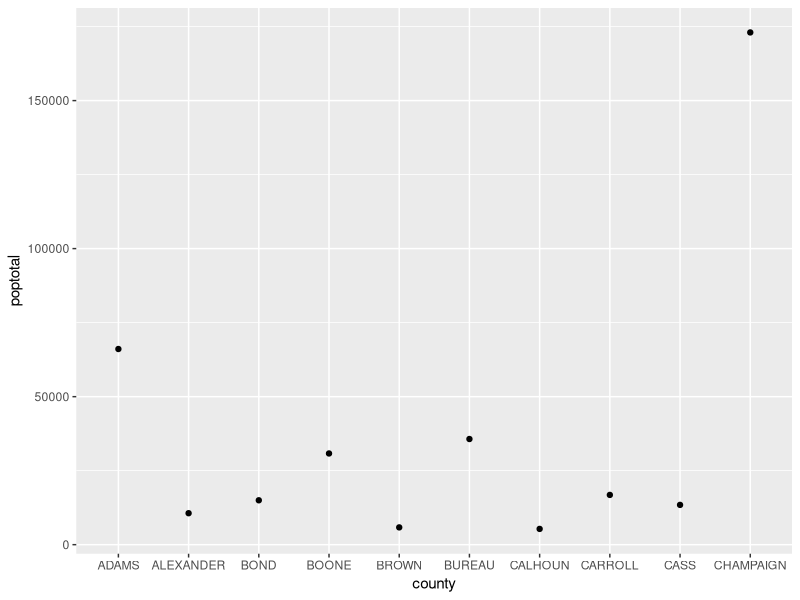
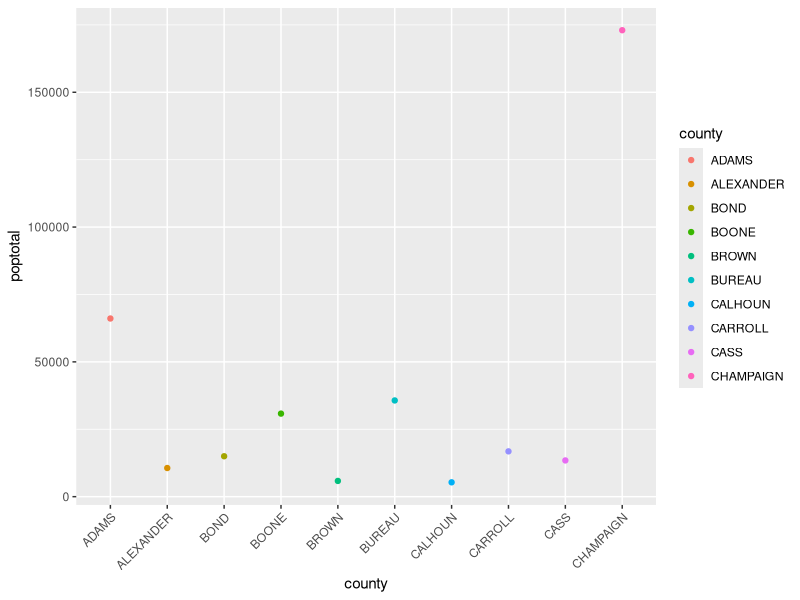
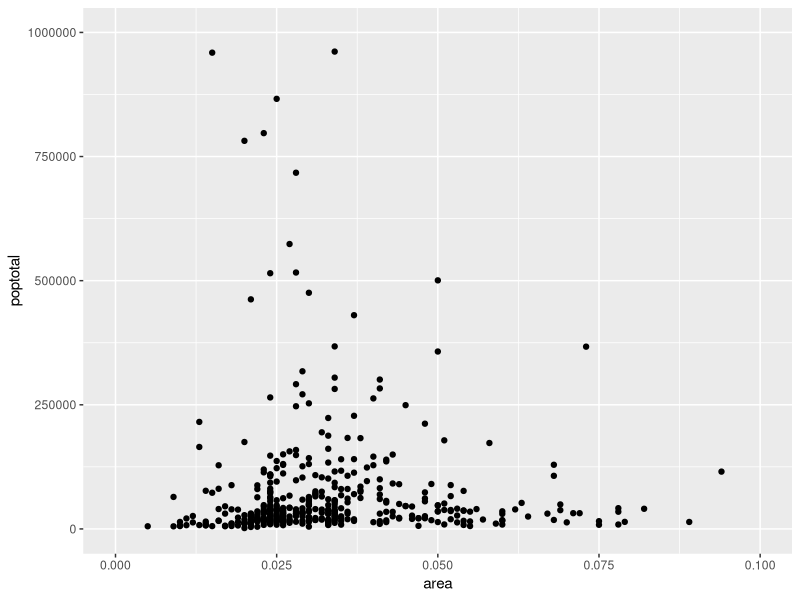
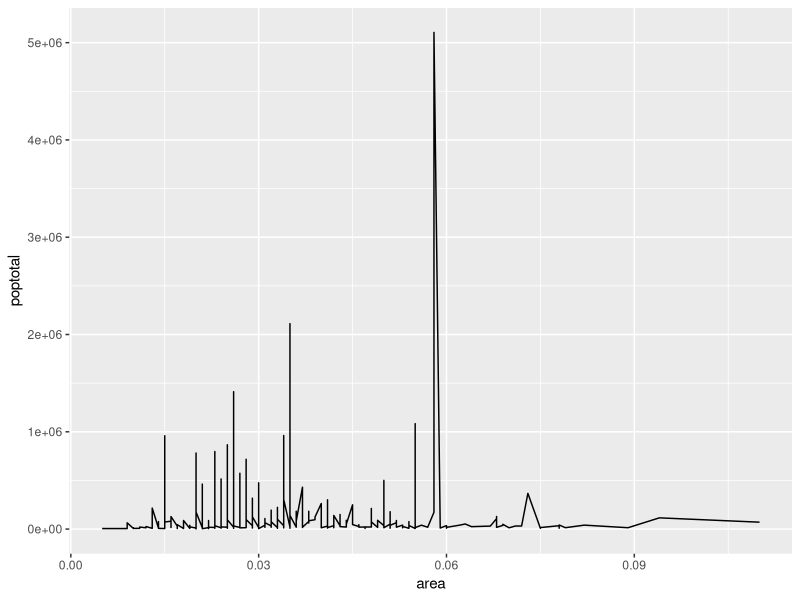
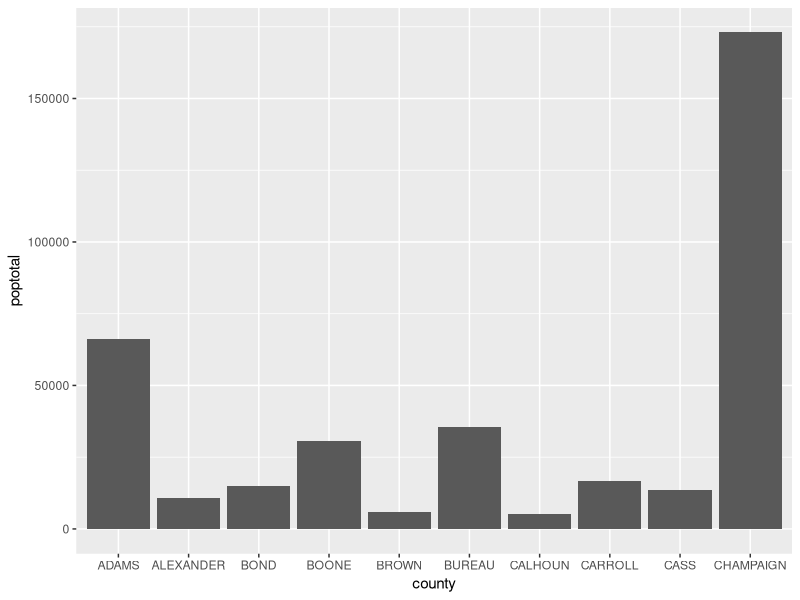
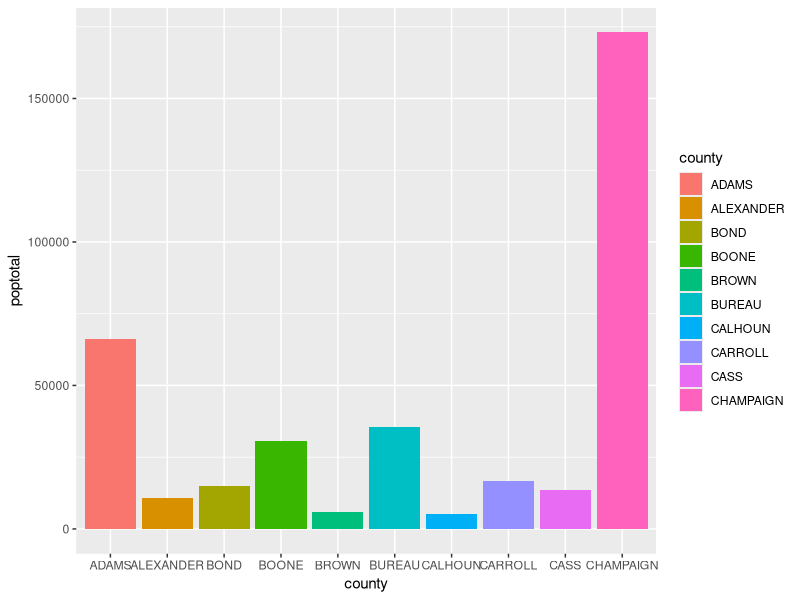
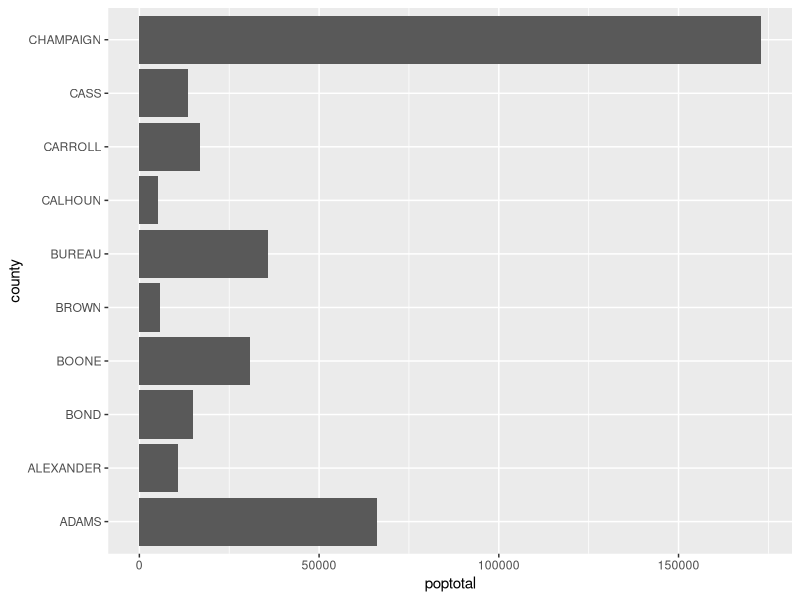
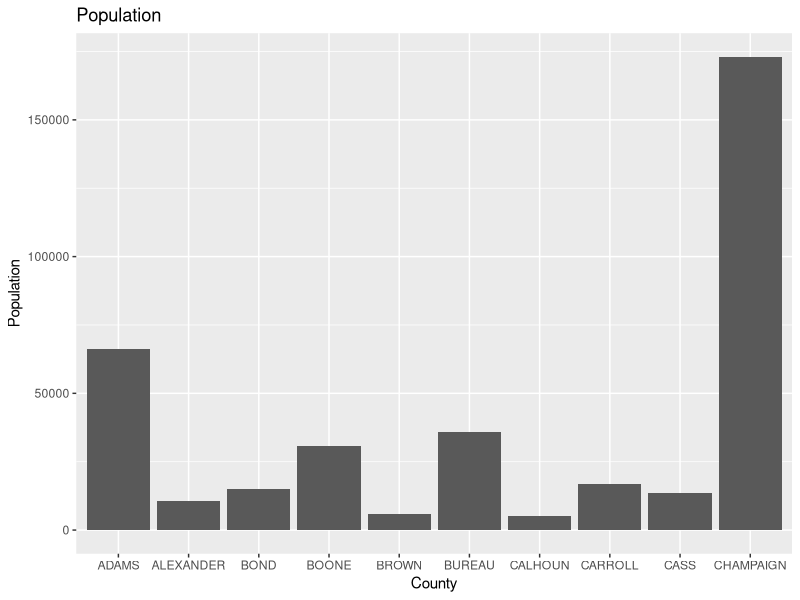

Write R code to recreate these figures, in order.
## ---- chunk 1
knitr::opts_chunk$set(echo = TRUE)
## ---- chunk 2
library(ggplot2)
midwest
## ---- chunk 3
library(ggplot2)
ggplot(midwest[1:10,], aes(x=county, y=poptotal)) + geom_point()
## ---- chunk 4
library(ggplot2)
ggplot(midwest[1:10,], aes(x=county, y=poptotal, color=county)) + geom_point() +
  theme(axis.text.x = element_text(angle = 45, vjust = 1, hjust=1))
## ---- chunk 5
library(ggplot2)
ggplot(midwest, aes(x=area, y=poptotal)) + geom_point() +
  xlim(c(0, 0.1)) + ylim(c(0, 1000000))
## ---- chunk 6
library(ggplot2)
ggplot(midwest, aes(x=area, y=poptotal)) + geom_line()
## ---- chunk 7
library(ggplot2)
ggplot(midwest[1:10,], aes(x=county, y=poptotal)) + geom_bar(stat="identity")
## ---- chunk 8
library(ggplot2)
ggplot(midwest[1:10,], aes(x=county, y=poptotal, fill=county)) +
  geom_bar(stat="identity")
## ---- chunk 9
library(ggplot2)
ggplot(midwest[1:10,], aes(x=county, y=poptotal)) + geom_bar(stat="identity") +
  coord_flip()
## ---- chunk 10
library(ggplot2)
ggplot(midwest[1:10,], aes(x=county, y=poptotal)) + geom_bar(stat="identity") +
  labs(title="Population", x="County", y="Population")

## ---- chunk 11
library(ggplot2)
ggplot(midwest[1:10,], aes(x=county, y=poptotal)) + 
  labs(title="Population", x="County", y="Population") +
  geom_bar(stat="identity", width=0.2) 
## ---- chunk 12
library(tidyverse)
midwest %>% group_by(state) %>% summarise(all = sum(poptotal)) %>%
  ggplot(aes(x=state,y=all, fill=state)) + geom_bar(stat="identity")
## ---- chunk 13
library(ggplot2)
ggplot(midwest[1:10,], aes(x=county, y=poptotal)) + geom_point() +
  labs(title="Population", x="County", y="Population")
## ---- chunk 14
library(ggplot2)
ggplot(midwest, aes(x=area, y=poptotal, color=area)) + geom_point() +
  facet_grid(state ~ .)
## ---- chunk 15
library(ggplot2)
ggplot(midwest, aes(x=area, y=poptotal, color=area)) + geom_point() +
  facet_grid(. ~ state)
## ---- chunk 16
library(ggplot2)
plot(midwest[,4:10])
